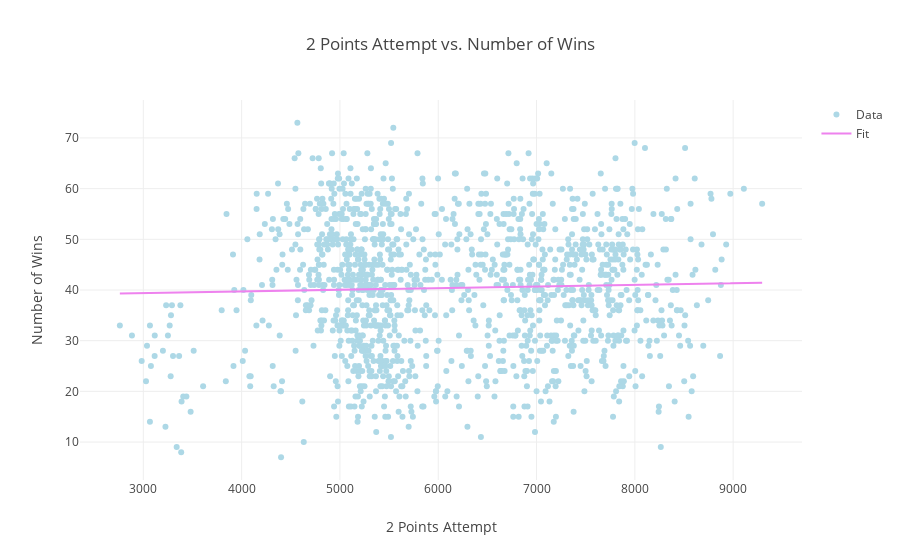

The notebook cell saved with this chart:
### Code cell
exec(open("./scatter.py").read())
scatter_plot()

### Figure 1 — Plotly figure (JSON) as saved in the notebook; plotly's stock layout.template omitted (floating-point values rounded to 4 significant figures; data arrays with more than 128 entries replaced by an {"elided": "..."} marker saying what was removed)
{"data": [{"marker": {"color": "lightblue"}, "mode": "markers", "name": "Data", "type": "scatter", "x": {"elided": "1327 int values"}, "y": {"elided": "1327 int values"}}, {"marker": {"color": "violet"}, "mode": "lines", "name": "Fit", "type": "scatter", "x": {"elided": "1327 int values"}, "y": {"elided": "1327 float values"}}], "layout": {"title": "2 Points Attempt vs. Number of Wins", "xaxis": {"title": "2 Points Attempt"}, "yaxis": {"title": "Number of Wins"}}}
